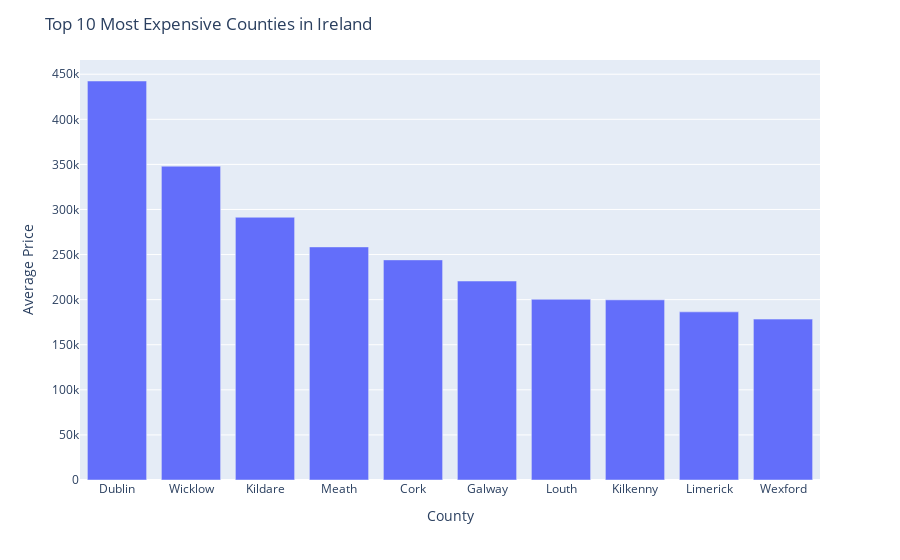

Notebook code for this chart:
### Markdown cell above
**Top 10 Most Expensive Counties in Ireland**

### Code cell
import pandas as pd
import plotly.express as px

# Load the data into a Pandas DataFrame
df = pd.read_csv('PPR-ALL.csv', encoding='cp1252', low_memory=False)

#Fix column names
df.columns = ['Date of Sale', 'Address', 'County', 'Eircode', 'Price',
              'Not Full Market Price', 'VAT Exclusive', 'Description of Property',
              'Property Size']

#Convert Date of Sale column to datetime format
df['Date of Sale'] = pd.to_datetime(df['Date of Sale'], format='%d/%m/%Y')

#Remove currency symbols and commas from Price column
df['Price'] = pd.to_numeric(df['Price'].astype(str).str.replace('€', '').str.replace(',', ''))

# Clean up column names and select relevant columns
df.columns = [col.strip() for col in df.columns]
df_selected = df[['County', 'Price']]

# Get the average price by county
county_prices = df_selected.groupby('County')['Price'].mean().sort_values(ascending=False)

# Select the top 10 counties by price
top_10 = county_prices[:10].reset_index()

# Create a bar chart
fig = px.bar(top_10, x='County', y='Price', 
             labels={'County': 'County', 'Price': 'Average Price'})

# Add title and axis labels
fig.update_layout(title='Top 10 Most Expensive Counties in Ireland',
                  xaxis_title='County', yaxis_title='Average Price')

# Show the plot
fig.show()

### Figure 1 — Plotly figure (JSON) as saved in the notebook; plotly's stock layout.template omitted (floating-point values rounded to 4 significant figures)
{"data": [{"alignmentgroup": "True", "hovertemplate": "County=%{x}<br>Average Price=%{y}<extra></extra>", "legendgroup": "", "marker": {"color": "#636efa", "pattern": {"shape": ""}}, "name": "", "offsetgroup": "", "orientation": "v", "showlegend": false, "textposition": "auto", "type": "bar", "x": ["Dublin", "Wicklow", "Kildare", "Meath", "Cork", "Galway", "Louth", "Kilkenny", "Limerick", "Wexford"], "xaxis": "x", "y": [442500.0, 348000.0, 291400.0, 258500.0, 244100.0, 220700.0, 200400.0, 199800.0, 186400.0, 178400.0], "yaxis": "y"}], "layout": {"barmode": "relative", "legend": {"tracegroupgap": 0}, "margin": {"t": 60}, "title": {"text": "Top 10 Most Expensive Counties in Ireland"}, "xaxis": {"anchor": "y", "domain": [0, 1], "title": {"text": "County"}}, "yaxis": {"anchor": "x", "domain": [0, 1], "title": {"text": "Average Price"}}}}
